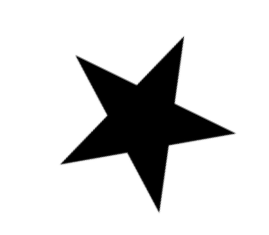
#> input picture machine_tp/shapes.tp/estrella_tp/Captura de pantalla 2025-09-15 152014.png, 269 x 235 px; its folder holds only this picture in this run
$ python -i hu_moments_tp.py   (imports and definitions only)
#> lines starting #> are read from the running program, lines starting #| are printed output that depends on the picture; after the words box and inside, x2 and y2 are one past the last pixel; in counts of white or black regions, pixels touching at a corner belong together
import cv2
import numpy as np
import math
import glob
import csv


# Escribo los valores de los momentos de Hu en el archivo
def write_hu_moments(label, writer):
    files = glob.glob('./shapes.tp/' + label + '/*')  # label recibe el nombre de la carpeta
    hu_moments = []
    for file in files:
        hu_moments.append(hu_moments_of_file(file))
    for mom in hu_moments:
        flattened = mom.ravel()  # paso de un array de arrays a un array simple.
        row = np.append(flattened, label)  # le metes el flattened array y le agregas el label
        writer.writerow(row)  # Escribe una linea en el archivo.


def generate_hu_moments_file():
    with open('archivo_hu_tp/figuras_hu_tp2.csv', 'w',
              newline='') as file:  # Se genera un archivo nuevo (W=Write)
        writer = csv.writer(file)
        # Ahora escribo los momentos de Hu de cada uno de las figuras. Con el string "rectangle...etc" busca en la carpeta donde estan cada una de las imagenes
        # generar los momentos de Hu y los escribe sobre este archivo. (LOS DE ENTRENAMIENTO).
        write_hu_moments("estrella_tp", writer)
        write_hu_moments("rectangulo_tp", writer)
        write_hu_moments("triangulo_tp", writer)


def hu_moments_of_file(filename):
    image = cv2.imread(filename)
#> image is the input picture: shape (235, 269, 3); min 0, max 255, mean 215.2
    gray = cv2.cvtColor(image, cv2.COLOR_RGB2GRAY)
    bin = cv2.adaptiveThreshold(gray, 255, cv2.ADAPTIVE_THRESH_GAUSSIAN_C, cv2.THRESH_BINARY, 67, 2)
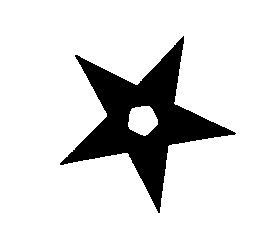
#> bin: shape (235, 269); 85.3% white; 1 black region, box (x1, y1, x2, y2) and area: (60, 36, 236, 213) 9285

    # Invert the image so the area of the shape is filled with 1's
    bin = 255 - bin

    # TÉCNICAS DE LIMPIEZA MEJORADAS
    kernel_small = np.ones((3, 3), np.uint8)
    kernel_medium = np.ones((5, 5), np.uint8)

    # 1. Opening para eliminar ruido pequeño
    bin = cv2.morphologyEx(bin, cv2.MORPH_OPEN, kernel_small)
#> bin: shape (235, 269); 14.7% white; 1 white region, box (x1, y1, x2, y2) and area: (61, 38, 235, 211) 9271

    # 2. Closing para rellenar pequeños agujeros
    bin = cv2.morphologyEx(bin, cv2.MORPH_CLOSE, kernel_small)
#> bin: shape (235, 269); 14.7% white; 1 white region, box (x1, y1, x2, y2) and area: (61, 38, 235, 211) 9273

    # 3. Filtro de mediana para eliminar ruido sal y pimienta
    bin = cv2.medianBlur(bin, 5)
#> bin: shape (235, 269); 14.7% white; 1 white region

    # 4. Encontrar contornos y quedarse solo con el más grande
    contours, hierarchy = cv2.findContours(bin, cv2.RETR_EXTERNAL, cv2.CHAIN_APPROX_SIMPLE)
#> contours = 1 contour; box (x1, y1, x2, y2) and area: (62, 39, 234, 210) 9645

    if not contours:
        # Si no se encuentran contornos, devolver momentos de Hu nulos
        return np.zeros((7, 1))

    # Encontrar el contorno con mayor área
    shape_contour = max(contours, key=cv2.contourArea)
#> shape_contour = contour of 322 points, box (x1, y1, x2, y2) (62, 39, 234, 210), area 9645

    # 5. Crear imagen limpia solo con el objeto principal
    clean_image = np.zeros_like(bin)
    cv2.fillPoly(clean_image, [shape_contour], 255)
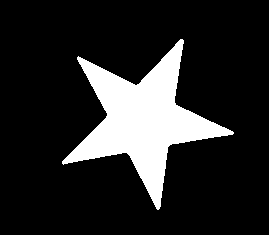
#> clean_image: shape (235, 269); 15.7% white; 1 white region, box (x1, y1, x2, y2) and area: (62, 39, 234, 210) 9940

    # 6. Suavizado final
    clean_image = cv2.morphologyEx(clean_image, cv2.MORPH_CLOSE, kernel_medium)
#> clean_image: shape (235, 269); 15.7% white; 1 white region

    # Recalcular contornos en la imagen limpia
    contours, _ = cv2.findContours(clean_image, cv2.RETR_EXTERNAL, cv2.CHAIN_APPROX_SIMPLE)
#> contours = 1 contour; box (x1, y1, x2, y2) and area: (62, 39, 234, 210) 9650
    shape_contour = max(contours, key=cv2.contourArea)
#> shape_contour = contour of 314 points, box (x1, y1, x2, y2) (62, 39, 234, 210), area 9650

    # Calculate Moments
    moments = cv2.moments(shape_contour)
#> moments = moments, m00 9650, centre m10/m00, m01/m00 = (142.4, 119.9)

    # Calculate Hu Moments
    huMoments = cv2.HuMoments(moments)
#> huMoments = [0.218, 7.99e-07, 5.82e-07, 1.08e-08, 2.88e-16, -4.41e-12, -8.08e-16]

    # Log scale hu moments
    for i in range(0, 7):
        if huMoments[i] != 0:  # Evitar log(0)
            huMoments[i] = -1 * math.copysign(1.0, huMoments[i]) * math.log10(abs(huMoments[i]))
        else:
            huMoments[i] = 0
#> after the loop, huMoments = [0.661, 6.1, 6.24, 7.97, 15.54, -11.36, -15.09]

    return huMoments

>>> result = generate_hu_moments_file()
#> the loop in write_hu_moments, `for mom in hu_moments:` made 1 pass
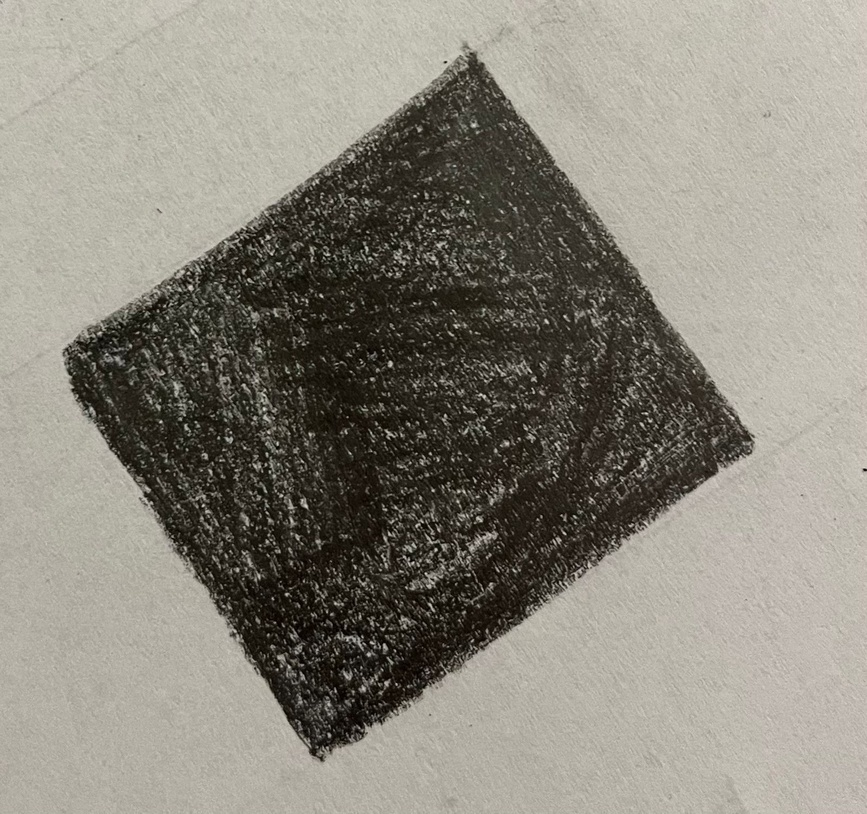
#> input picture machine_tp/shapes.tp/rectangulo_tp/WhatsApp Image 2025-09-10 at 11.21.07-6.jpeg, 867 x 814 px, shrunk from 1600 x 1502 before the run
#> in hu_moments_of_file, image is the input picture: shape (814, 867, 3); mean B, G, R 125, 135.4, 139.3
#> in hu_moments_of_file (call 2), `bin = cv2.adaptiveThreshold(gray, 255, cv2.ADAPTIVE_THRESH_GAUSSIAN_C,..`:
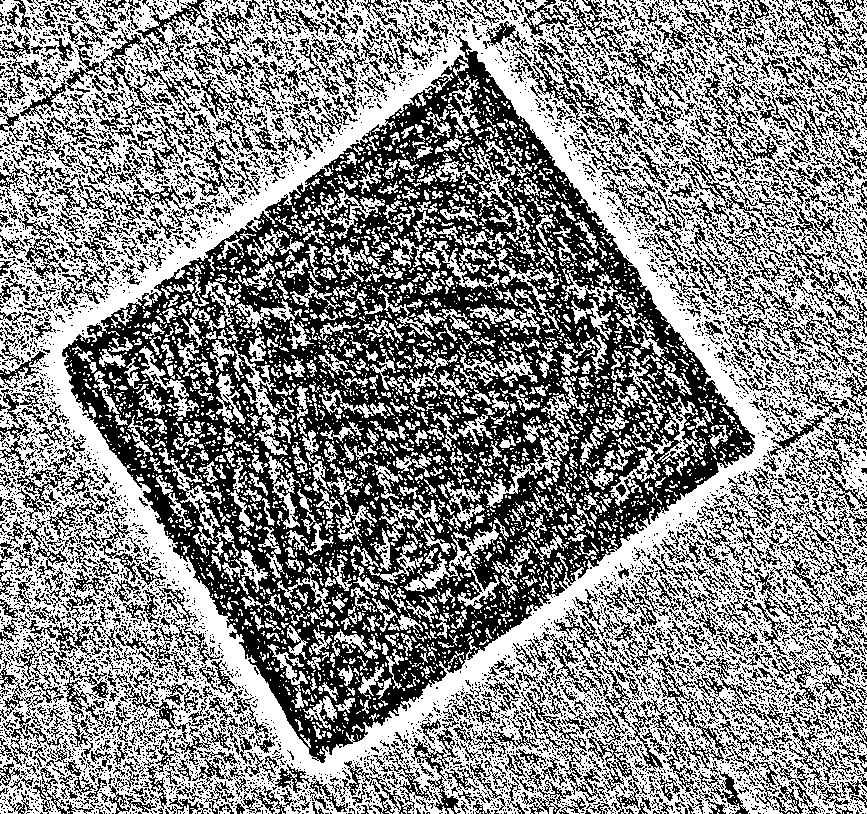
#> bin: shape (814, 867); 53.7% white; 7953 black regions (6781 under 20 px), largest, box (x1, y1, x2, y2) and area: (62, 34, 755, 763) 166432, (531, 38, 659, 158) 2127, (674, 146, 824, 252) 1465
#> in hu_moments_of_file (call 2), `bin = cv2.morphologyEx(bin, cv2.MORPH_OPEN, kernel_small)`: bin: shape (814, 867); 22.2% white; 2409 white regions (1638 under 20 px), largest, box (x1, y1, x2, y2) and area: (62, 290, 581, 763) 19354, (291, 51, 682, 349) 12662, (583, 347, 754, 553) 6911
#> in hu_moments_of_file (call 2), `bin = cv2.morphologyEx(bin, cv2.MORPH_CLOSE, kernel_small)`:
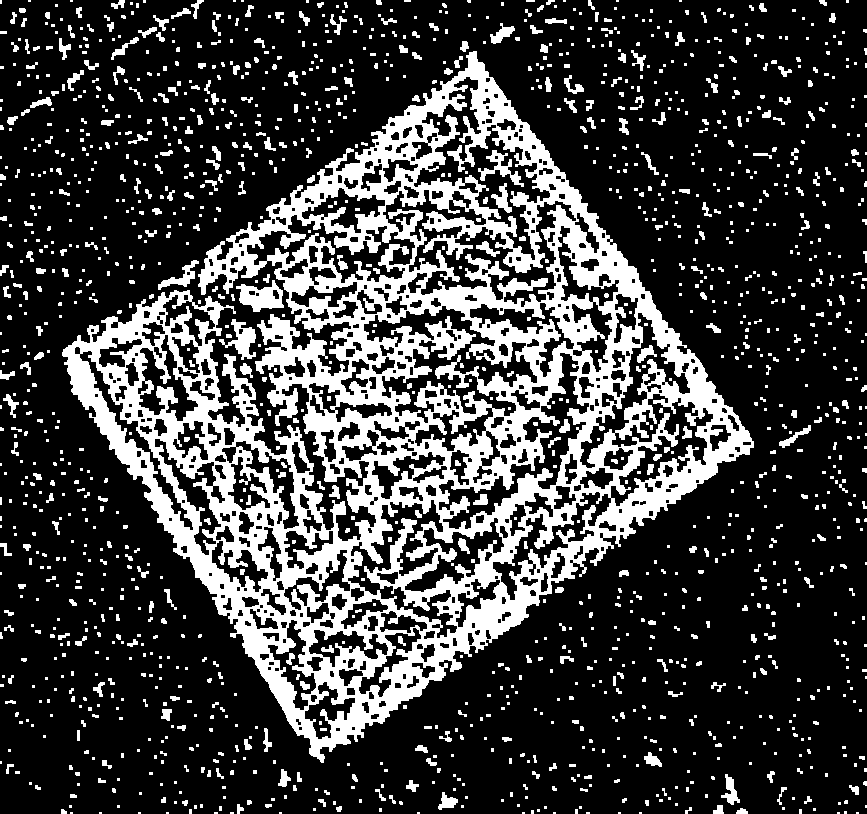
#> bin: shape (814, 867); 24.6% white; 1598 white regions (1128 under 20 px), largest, box (x1, y1, x2, y2) and area: (62, 51, 754, 763) 139038, (236, 280, 284, 312) 854, (219, 319, 256, 360) 625
#> in hu_moments_of_file (call 2), `bin = cv2.medianBlur(bin, 5)`:
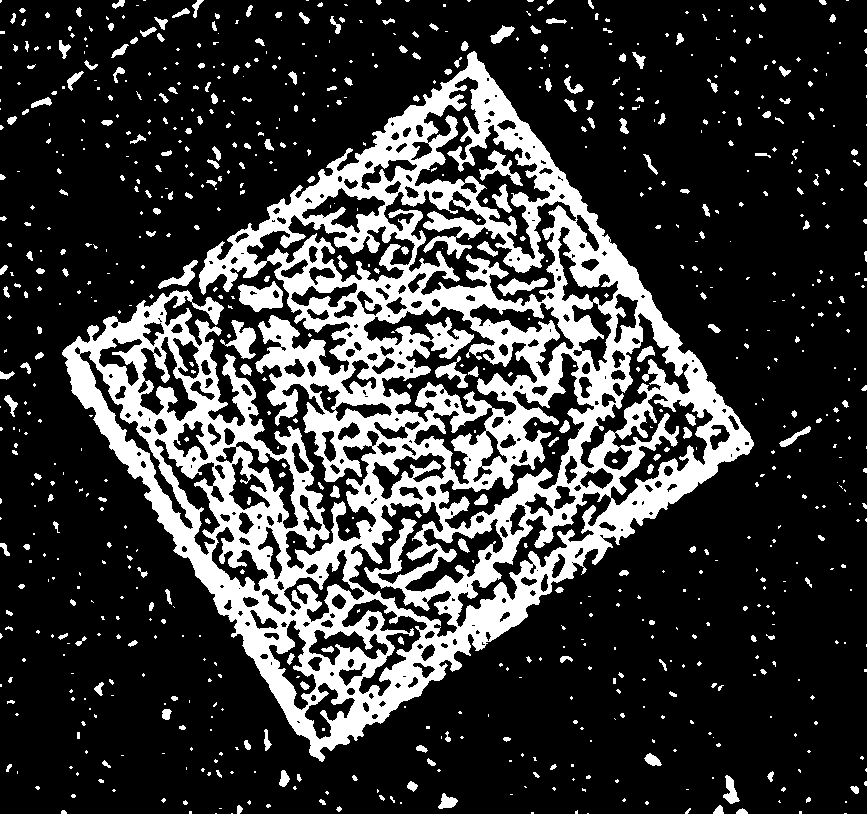
#> bin: shape (814, 867); 22.8% white; 818 white regions (559 under 20 px)
#> in hu_moments_of_file (call 2), `contours, hierarchy = cv2.findContours(bin, cv2.RETR_EXTERNAL, cv2.CHA..`: contours = 750 contours, 609 with area under 20; largest, box (x1, y1, x2, y2) and area: (62, 51, 754, 762) 232521, (238, 281, 283, 312) 856, (220, 320, 256, 359) 536, (158, 260, 198, 289) 320, (723, 775, 740, 804) 214
#> in hu_moments_of_file (call 2), `shape_contour = max(contours, key=cv2.contourArea)`: shape_contour = contour of 3077 points, box (x1, y1, x2, y2) (62, 51, 754, 762), area 232521
#> in hu_moments_of_file (call 2), `cv2.fillPoly(clean_image, [shape_contour], 255)`: clean_image: shape (814, 867); 33.3% white; 1 white region, box (x1, y1, x2, y2) and area: (62, 51, 754, 762) 235035
#> in hu_moments_of_file (call 2), `clean_image = cv2.morphologyEx(clean_image, cv2.MORPH_CLOSE, kernel_me..`:
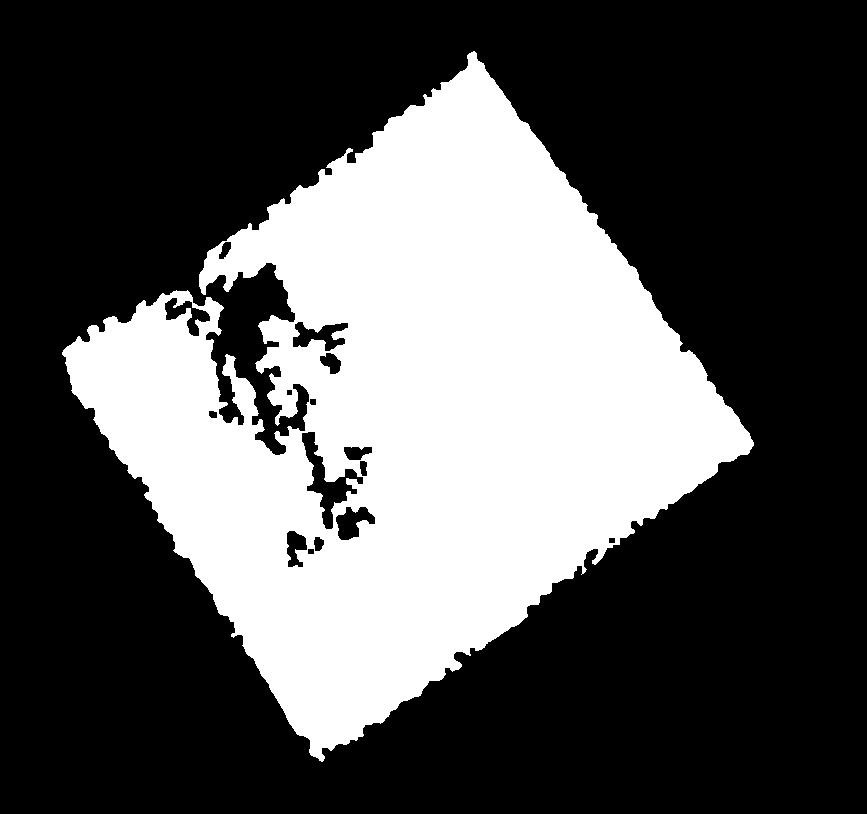
#> clean_image: shape (814, 867); 33.6% white; 1 white region
#> in hu_moments_of_file (call 2), `contours, _ = cv2.findContours(clean_image, cv2.RETR_EXTERNAL, cv2.CHA..`: contours = 1 contour; box (x1, y1, x2, y2) and area: (62, 51, 754, 762) 240878
#> in hu_moments_of_file (call 2), `shape_contour = max(contours, key=cv2.contourArea)`: shape_contour = contour of 1681 points, box (x1, y1, x2, y2) (62, 51, 754, 762), area 240878
#> in hu_moments_of_file (call 2), `moments = cv2.moments(shape_contour)`: moments = moments, m00 240878, centre m10/m00, m01/m00 = (409.8, 410.8)
#> in hu_moments_of_file (call 2), `huMoments = cv2.HuMoments(moments)`: huMoments = [0.177, 0.000623, 3.16e-06, 7.02e-06, -3.29e-11, -7.56e-08, -3.11e-12]
#> after the loop in hu_moments_of_file (call 2), `for i in range(0, 7):`: huMoments = [0.753, 3.21, 5.5, 5.15, -10.48, -7.12, -11.51]
#> the loop in write_hu_moments (call 2), `for mom in hu_moments:` made 1 pass
